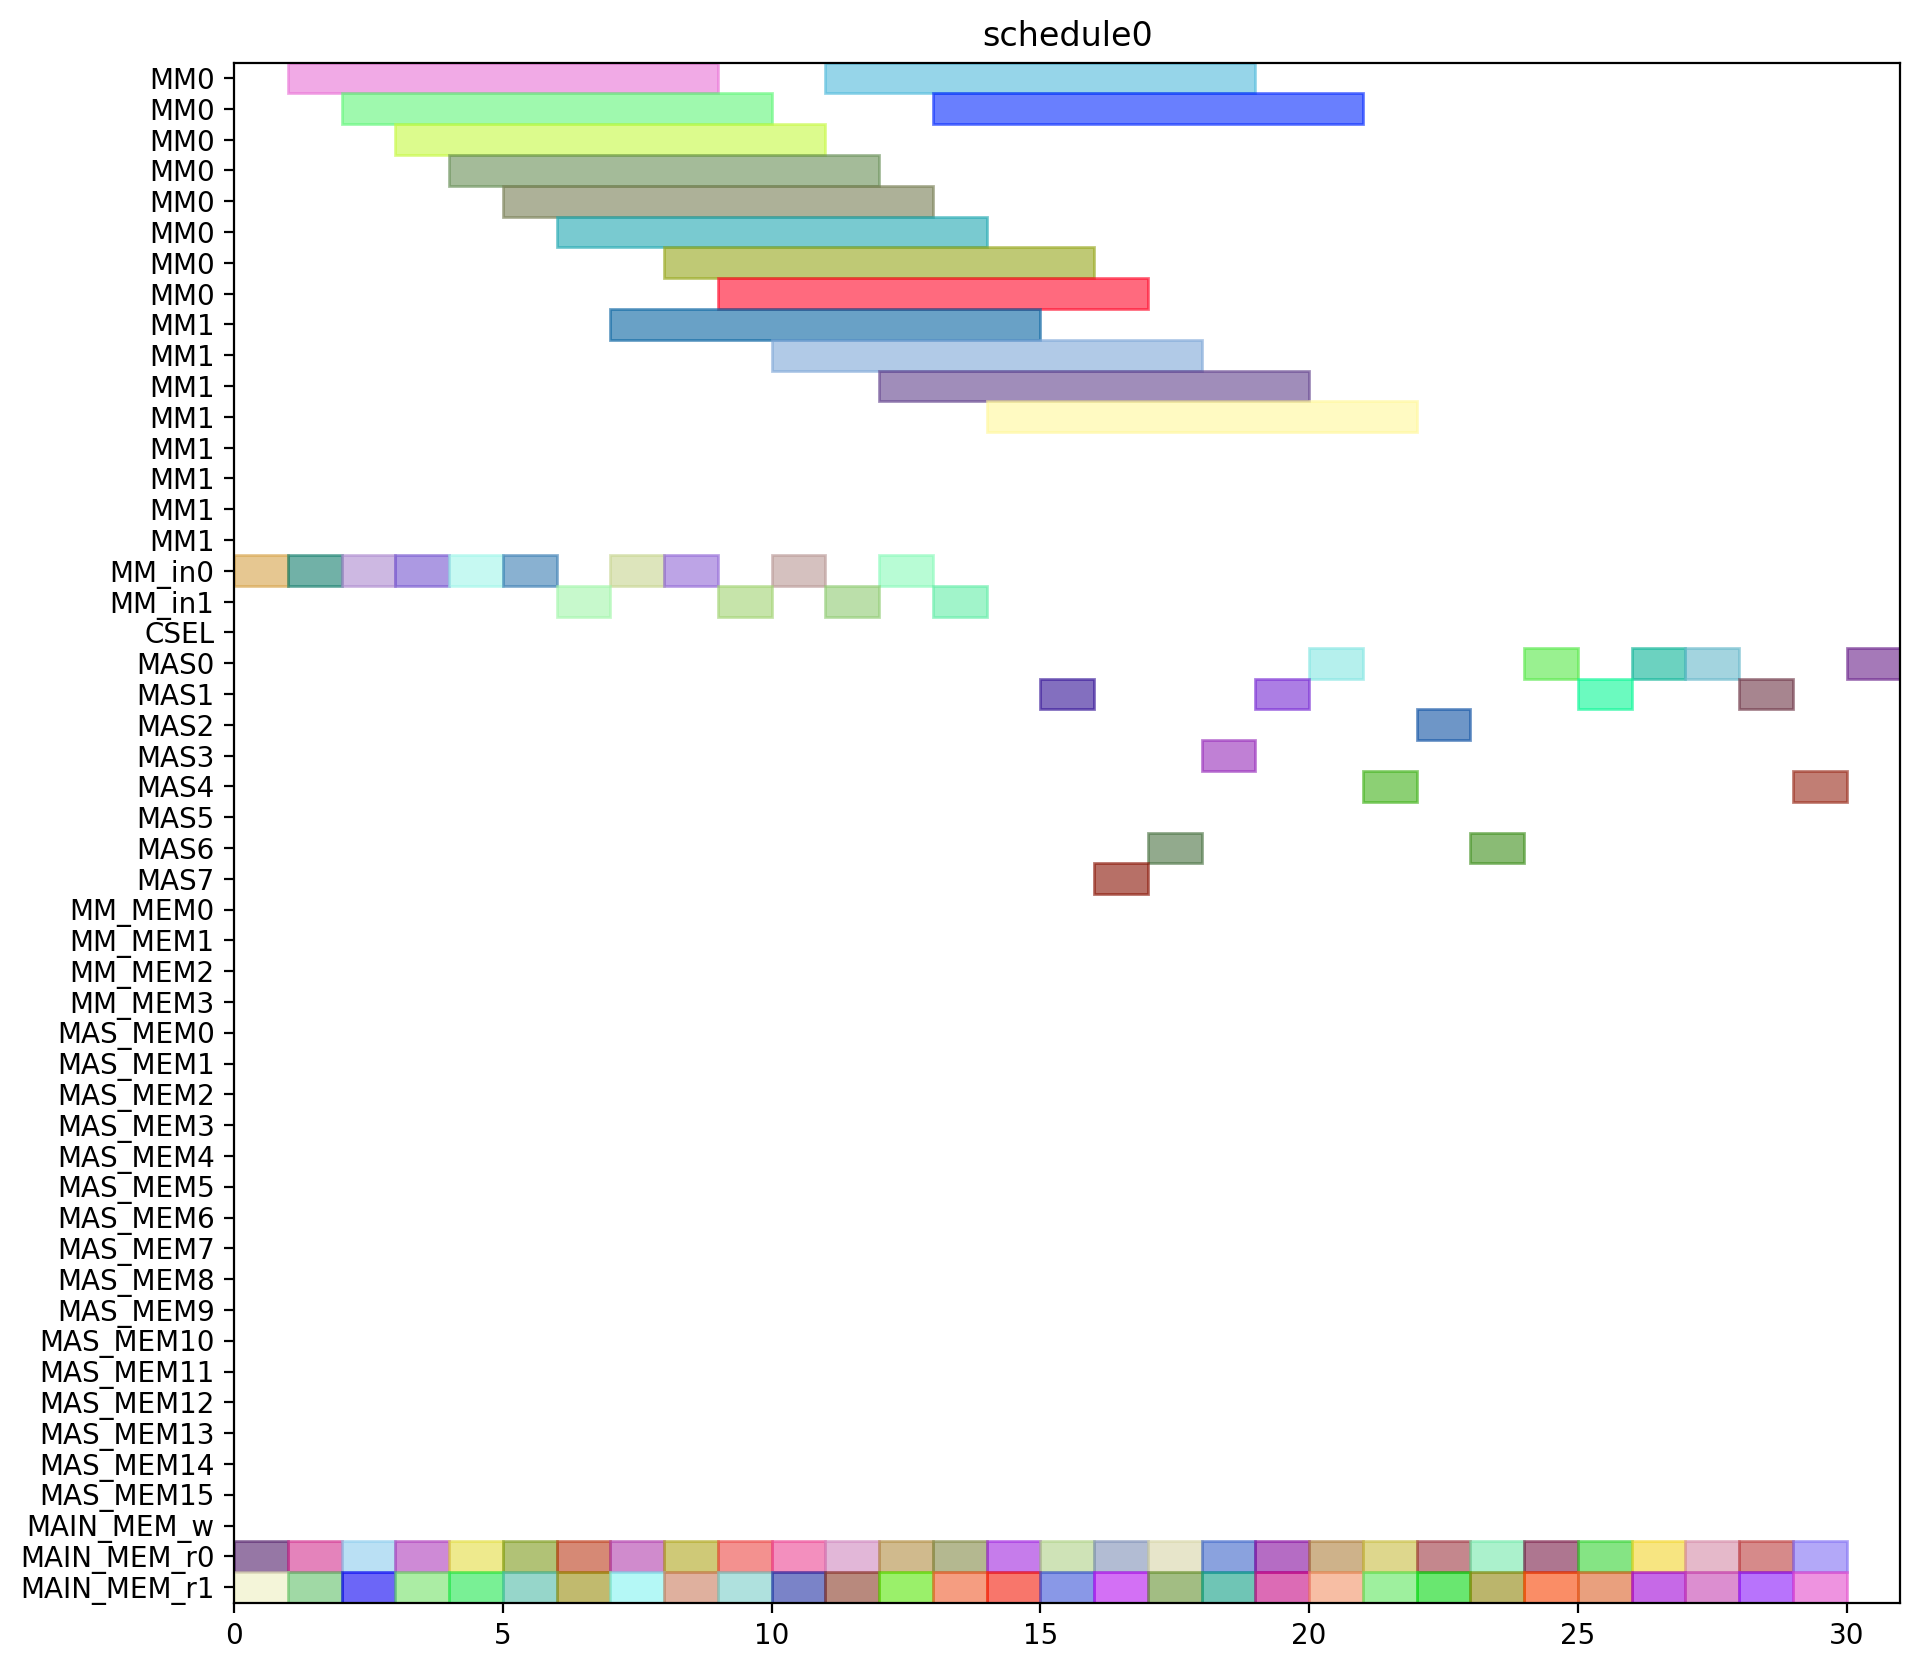

Write Python code to recreate this figure.
from pyschedule import Scenario, solvers, plotters, alt


def solve():
	horizon = 120
	S = Scenario("schedule0", horizon=horizon)

	# resource
	MM = S.Resources('MM', num=2, size=8)
	MM_in = S.Resources('MM_in', num=2)
	CSEL = S.Resource('CSEL')
	MAS = S.Resources('MAS', num=8, size=1, periods=range(1, horizon))
	MM_MEM = S.Resources('MM_MEM', num=4)
	MAS_MEM = S.Resources('MAS_MEM', num=16)
	MAIN_MEM_w = S.Resource('MAIN_MEM_w', size=1)
	MAIN_MEM_r = S.Resources('MAIN_MEM_r', num=2)

	# result of previous scheduling

	# new tasks
	t1_t0 = S.Task('t1_t0', length=8, delay_cost=1)
	t1_t0 += alt(MM)
	t1_t0_in = S.Task('t1_t0_in', length=1, delay_cost=1)
	t1_t0_in += alt(MM_in)
	S += t1_t0_in*MM_in[0]<=t1_t0*MM[0]
	S += t1_t0_in*MM_in[1]<=t1_t0*MM[1]
	t1_t0_mem0 = S.Task('t1_t0_mem0', length=1, delay_cost=1)
	t1_t0_mem0 += MAIN_MEM_r[0]
	S += t1_t0_mem0 <= t1_t0

	t1_t0_mem1 = S.Task('t1_t0_mem1', length=1, delay_cost=1)
	t1_t0_mem1 += MAIN_MEM_r[1]
	S += t1_t0_mem1 <= t1_t0

	t1_t1 = S.Task('t1_t1', length=8, delay_cost=1)
	t1_t1 += alt(MM)
	t1_t1_in = S.Task('t1_t1_in', length=1, delay_cost=1)
	t1_t1_in += alt(MM_in)
	S += t1_t1_in*MM_in[0]<=t1_t1*MM[0]
	S += t1_t1_in*MM_in[1]<=t1_t1*MM[1]
	t1_t1_mem0 = S.Task('t1_t1_mem0', length=1, delay_cost=1)
	t1_t1_mem0 += MAIN_MEM_r[0]
	S += t1_t1_mem0 <= t1_t1

	t1_t1_mem1 = S.Task('t1_t1_mem1', length=1, delay_cost=1)
	t1_t1_mem1 += MAIN_MEM_r[1]
	S += t1_t1_mem1 <= t1_t1

	t1_t2 = S.Task('t1_t2', length=1, delay_cost=1)
	t1_t2 += alt(MAS)
	t1_t2_mem0 = S.Task('t1_t2_mem0', length=1, delay_cost=1)
	t1_t2_mem0 += MAIN_MEM_r[0]
	S += t1_t2_mem0 <= t1_t2

	t1_t2_mem1 = S.Task('t1_t2_mem1', length=1, delay_cost=1)
	t1_t2_mem1 += MAIN_MEM_r[1]
	S += t1_t2_mem1 <= t1_t2

	t1_t3 = S.Task('t1_t3', length=1, delay_cost=1)
	t1_t3 += alt(MAS)
	t1_t3_mem0 = S.Task('t1_t3_mem0', length=1, delay_cost=1)
	t1_t3_mem0 += MAIN_MEM_r[0]
	S += t1_t3_mem0 <= t1_t3

	t1_t3_mem1 = S.Task('t1_t3_mem1', length=1, delay_cost=1)
	t1_t3_mem1 += MAIN_MEM_r[1]
	S += t1_t3_mem1 <= t1_t3

	t2_t0 = S.Task('t2_t0', length=8, delay_cost=1)
	t2_t0 += alt(MM)
	t2_t0_in = S.Task('t2_t0_in', length=1, delay_cost=1)
	t2_t0_in += alt(MM_in)
	S += t2_t0_in*MM_in[0]<=t2_t0*MM[0]
	S += t2_t0_in*MM_in[1]<=t2_t0*MM[1]
	t2_t0_mem0 = S.Task('t2_t0_mem0', length=1, delay_cost=1)
	t2_t0_mem0 += MAIN_MEM_r[0]
	S += t2_t0_mem0 <= t2_t0

	t2_t0_mem1 = S.Task('t2_t0_mem1', length=1, delay_cost=1)
	t2_t0_mem1 += MAIN_MEM_r[1]
	S += t2_t0_mem1 <= t2_t0

	t2_t1 = S.Task('t2_t1', length=8, delay_cost=1)
	t2_t1 += alt(MM)
	t2_t1_in = S.Task('t2_t1_in', length=1, delay_cost=1)
	t2_t1_in += alt(MM_in)
	S += t2_t1_in*MM_in[0]<=t2_t1*MM[0]
	S += t2_t1_in*MM_in[1]<=t2_t1*MM[1]
	t2_t1_mem0 = S.Task('t2_t1_mem0', length=1, delay_cost=1)
	t2_t1_mem0 += MAIN_MEM_r[0]
	S += t2_t1_mem0 <= t2_t1

	t2_t1_mem1 = S.Task('t2_t1_mem1', length=1, delay_cost=1)
	t2_t1_mem1 += MAIN_MEM_r[1]
	S += t2_t1_mem1 <= t2_t1

	t2_t2 = S.Task('t2_t2', length=1, delay_cost=1)
	t2_t2 += alt(MAS)
	t2_t2_mem0 = S.Task('t2_t2_mem0', length=1, delay_cost=1)
	t2_t2_mem0 += MAIN_MEM_r[0]
	S += t2_t2_mem0 <= t2_t2

	t2_t2_mem1 = S.Task('t2_t2_mem1', length=1, delay_cost=1)
	t2_t2_mem1 += MAIN_MEM_r[1]
	S += t2_t2_mem1 <= t2_t2

	t2_t3 = S.Task('t2_t3', length=1, delay_cost=1)
	t2_t3 += alt(MAS)
	t2_t3_mem0 = S.Task('t2_t3_mem0', length=1, delay_cost=1)
	t2_t3_mem0 += MAIN_MEM_r[0]
	S += t2_t3_mem0 <= t2_t3

	t2_t3_mem1 = S.Task('t2_t3_mem1', length=1, delay_cost=1)
	t2_t3_mem1 += MAIN_MEM_r[1]
	S += t2_t3_mem1 <= t2_t3

	t0_t0 = S.Task('t0_t0', length=8, delay_cost=1)
	t0_t0 += alt(MM)
	t0_t0_in = S.Task('t0_t0_in', length=1, delay_cost=1)
	t0_t0_in += alt(MM_in)
	S += t0_t0_in*MM_in[0]<=t0_t0*MM[0]
	S += t0_t0_in*MM_in[1]<=t0_t0*MM[1]
	t0_t0_mem0 = S.Task('t0_t0_mem0', length=1, delay_cost=1)
	t0_t0_mem0 += MAIN_MEM_r[0]
	S += t0_t0_mem0 <= t0_t0

	t0_t0_mem1 = S.Task('t0_t0_mem1', length=1, delay_cost=1)
	t0_t0_mem1 += MAIN_MEM_r[1]
	S += t0_t0_mem1 <= t0_t0

	t0_t1 = S.Task('t0_t1', length=8, delay_cost=1)
	t0_t1 += alt(MM)
	t0_t1_in = S.Task('t0_t1_in', length=1, delay_cost=1)
	t0_t1_in += alt(MM_in)
	S += t0_t1_in*MM_in[0]<=t0_t1*MM[0]
	S += t0_t1_in*MM_in[1]<=t0_t1*MM[1]
	t0_t1_mem0 = S.Task('t0_t1_mem0', length=1, delay_cost=1)
	t0_t1_mem0 += MAIN_MEM_r[0]
	S += t0_t1_mem0 <= t0_t1

	t0_t1_mem1 = S.Task('t0_t1_mem1', length=1, delay_cost=1)
	t0_t1_mem1 += MAIN_MEM_r[1]
	S += t0_t1_mem1 <= t0_t1

	t0_t2 = S.Task('t0_t2', length=1, delay_cost=1)
	t0_t2 += alt(MAS)
	t0_t2_mem0 = S.Task('t0_t2_mem0', length=1, delay_cost=1)
	t0_t2_mem0 += MAIN_MEM_r[0]
	S += t0_t2_mem0 <= t0_t2

	t0_t2_mem1 = S.Task('t0_t2_mem1', length=1, delay_cost=1)
	t0_t2_mem1 += MAIN_MEM_r[1]
	S += t0_t2_mem1 <= t0_t2

	t0_t3 = S.Task('t0_t3', length=1, delay_cost=1)
	t0_t3 += alt(MAS)
	t0_t3_mem0 = S.Task('t0_t3_mem0', length=1, delay_cost=1)
	t0_t3_mem0 += MAIN_MEM_r[0]
	S += t0_t3_mem0 <= t0_t3

	t0_t3_mem1 = S.Task('t0_t3_mem1', length=1, delay_cost=1)
	t0_t3_mem1 += MAIN_MEM_r[1]
	S += t0_t3_mem1 <= t0_t3

	t4_t0_t0 = S.Task('t4_t0_t0', length=8, delay_cost=1)
	t4_t0_t0 += alt(MM)
	t4_t0_t0_in = S.Task('t4_t0_t0_in', length=1, delay_cost=1)
	t4_t0_t0_in += alt(MM_in)
	S += t4_t0_t0_in*MM_in[0]<=t4_t0_t0*MM[0]
	S += t4_t0_t0_in*MM_in[1]<=t4_t0_t0*MM[1]
	t4_t0_t0_mem0 = S.Task('t4_t0_t0_mem0', length=1, delay_cost=1)
	t4_t0_t0_mem0 += MAIN_MEM_r[0]
	S += t4_t0_t0_mem0 <= t4_t0_t0

	t4_t0_t0_mem1 = S.Task('t4_t0_t0_mem1', length=1, delay_cost=1)
	t4_t0_t0_mem1 += MAIN_MEM_r[1]
	S += t4_t0_t0_mem1 <= t4_t0_t0

	t4_t0_t1 = S.Task('t4_t0_t1', length=8, delay_cost=1)
	t4_t0_t1 += alt(MM)
	t4_t0_t1_in = S.Task('t4_t0_t1_in', length=1, delay_cost=1)
	t4_t0_t1_in += alt(MM_in)
	S += t4_t0_t1_in*MM_in[0]<=t4_t0_t1*MM[0]
	S += t4_t0_t1_in*MM_in[1]<=t4_t0_t1*MM[1]
	t4_t0_t1_mem0 = S.Task('t4_t0_t1_mem0', length=1, delay_cost=1)
	t4_t0_t1_mem0 += MAIN_MEM_r[0]
	S += t4_t0_t1_mem0 <= t4_t0_t1

	t4_t0_t1_mem1 = S.Task('t4_t0_t1_mem1', length=1, delay_cost=1)
	t4_t0_t1_mem1 += MAIN_MEM_r[1]
	S += t4_t0_t1_mem1 <= t4_t0_t1

	t4_t0_t2 = S.Task('t4_t0_t2', length=1, delay_cost=1)
	t4_t0_t2 += alt(MAS)
	t4_t0_t2_mem0 = S.Task('t4_t0_t2_mem0', length=1, delay_cost=1)
	t4_t0_t2_mem0 += MAIN_MEM_r[0]
	S += t4_t0_t2_mem0 <= t4_t0_t2

	t4_t0_t2_mem1 = S.Task('t4_t0_t2_mem1', length=1, delay_cost=1)
	t4_t0_t2_mem1 += MAIN_MEM_r[1]
	S += t4_t0_t2_mem1 <= t4_t0_t2

	t4_t0_t3 = S.Task('t4_t0_t3', length=1, delay_cost=1)
	t4_t0_t3 += alt(MAS)
	t4_t0_t3_mem0 = S.Task('t4_t0_t3_mem0', length=1, delay_cost=1)
	t4_t0_t3_mem0 += MAIN_MEM_r[0]
	S += t4_t0_t3_mem0 <= t4_t0_t3

	t4_t0_t3_mem1 = S.Task('t4_t0_t3_mem1', length=1, delay_cost=1)
	t4_t0_t3_mem1 += MAIN_MEM_r[1]
	S += t4_t0_t3_mem1 <= t4_t0_t3

	t4_t1_t0 = S.Task('t4_t1_t0', length=8, delay_cost=1)
	t4_t1_t0 += alt(MM)
	t4_t1_t0_in = S.Task('t4_t1_t0_in', length=1, delay_cost=1)
	t4_t1_t0_in += alt(MM_in)
	S += t4_t1_t0_in*MM_in[0]<=t4_t1_t0*MM[0]
	S += t4_t1_t0_in*MM_in[1]<=t4_t1_t0*MM[1]
	t4_t1_t0_mem0 = S.Task('t4_t1_t0_mem0', length=1, delay_cost=1)
	t4_t1_t0_mem0 += MAIN_MEM_r[0]
	S += t4_t1_t0_mem0 <= t4_t1_t0

	t4_t1_t0_mem1 = S.Task('t4_t1_t0_mem1', length=1, delay_cost=1)
	t4_t1_t0_mem1 += MAIN_MEM_r[1]
	S += t4_t1_t0_mem1 <= t4_t1_t0

	t4_t1_t1 = S.Task('t4_t1_t1', length=8, delay_cost=1)
	t4_t1_t1 += alt(MM)
	t4_t1_t1_in = S.Task('t4_t1_t1_in', length=1, delay_cost=1)
	t4_t1_t1_in += alt(MM_in)
	S += t4_t1_t1_in*MM_in[0]<=t4_t1_t1*MM[0]
	S += t4_t1_t1_in*MM_in[1]<=t4_t1_t1*MM[1]
	t4_t1_t1_mem0 = S.Task('t4_t1_t1_mem0', length=1, delay_cost=1)
	t4_t1_t1_mem0 += MAIN_MEM_r[0]
	S += t4_t1_t1_mem0 <= t4_t1_t1

	t4_t1_t1_mem1 = S.Task('t4_t1_t1_mem1', length=1, delay_cost=1)
	t4_t1_t1_mem1 += MAIN_MEM_r[1]
	S += t4_t1_t1_mem1 <= t4_t1_t1

	t4_t1_t2 = S.Task('t4_t1_t2', length=1, delay_cost=1)
	t4_t1_t2 += alt(MAS)
	t4_t1_t2_mem0 = S.Task('t4_t1_t2_mem0', length=1, delay_cost=1)
	t4_t1_t2_mem0 += MAIN_MEM_r[0]
	S += t4_t1_t2_mem0 <= t4_t1_t2

	t4_t1_t2_mem1 = S.Task('t4_t1_t2_mem1', length=1, delay_cost=1)
	t4_t1_t2_mem1 += MAIN_MEM_r[1]
	S += t4_t1_t2_mem1 <= t4_t1_t2

	t4_t1_t3 = S.Task('t4_t1_t3', length=1, delay_cost=1)
	t4_t1_t3 += alt(MAS)
	t4_t1_t3_mem0 = S.Task('t4_t1_t3_mem0', length=1, delay_cost=1)
	t4_t1_t3_mem0 += MAIN_MEM_r[0]
	S += t4_t1_t3_mem0 <= t4_t1_t3

	t4_t1_t3_mem1 = S.Task('t4_t1_t3_mem1', length=1, delay_cost=1)
	t4_t1_t3_mem1 += MAIN_MEM_r[1]
	S += t4_t1_t3_mem1 <= t4_t1_t3

	t4_t2_t0 = S.Task('t4_t2_t0', length=8, delay_cost=1)
	t4_t2_t0 += alt(MM)
	t4_t2_t0_in = S.Task('t4_t2_t0_in', length=1, delay_cost=1)
	t4_t2_t0_in += alt(MM_in)
	S += t4_t2_t0_in*MM_in[0]<=t4_t2_t0*MM[0]
	S += t4_t2_t0_in*MM_in[1]<=t4_t2_t0*MM[1]
	t4_t2_t0_mem0 = S.Task('t4_t2_t0_mem0', length=1, delay_cost=1)
	t4_t2_t0_mem0 += MAIN_MEM_r[0]
	S += t4_t2_t0_mem0 <= t4_t2_t0

	t4_t2_t0_mem1 = S.Task('t4_t2_t0_mem1', length=1, delay_cost=1)
	t4_t2_t0_mem1 += MAIN_MEM_r[1]
	S += t4_t2_t0_mem1 <= t4_t2_t0

	t4_t2_t1 = S.Task('t4_t2_t1', length=8, delay_cost=1)
	t4_t2_t1 += alt(MM)
	t4_t2_t1_in = S.Task('t4_t2_t1_in', length=1, delay_cost=1)
	t4_t2_t1_in += alt(MM_in)
	S += t4_t2_t1_in*MM_in[0]<=t4_t2_t1*MM[0]
	S += t4_t2_t1_in*MM_in[1]<=t4_t2_t1*MM[1]
	t4_t2_t1_mem0 = S.Task('t4_t2_t1_mem0', length=1, delay_cost=1)
	t4_t2_t1_mem0 += MAIN_MEM_r[0]
	S += t4_t2_t1_mem0 <= t4_t2_t1

	t4_t2_t1_mem1 = S.Task('t4_t2_t1_mem1', length=1, delay_cost=1)
	t4_t2_t1_mem1 += MAIN_MEM_r[1]
	S += t4_t2_t1_mem1 <= t4_t2_t1

	t4_t2_t2 = S.Task('t4_t2_t2', length=1, delay_cost=1)
	t4_t2_t2 += alt(MAS)
	t4_t2_t2_mem0 = S.Task('t4_t2_t2_mem0', length=1, delay_cost=1)
	t4_t2_t2_mem0 += MAIN_MEM_r[0]
	S += t4_t2_t2_mem0 <= t4_t2_t2

	t4_t2_t2_mem1 = S.Task('t4_t2_t2_mem1', length=1, delay_cost=1)
	t4_t2_t2_mem1 += MAIN_MEM_r[1]
	S += t4_t2_t2_mem1 <= t4_t2_t2

	t4_t2_t3 = S.Task('t4_t2_t3', length=1, delay_cost=1)
	t4_t2_t3 += alt(MAS)
	t4_t2_t3_mem0 = S.Task('t4_t2_t3_mem0', length=1, delay_cost=1)
	t4_t2_t3_mem0 += MAIN_MEM_r[0]
	S += t4_t2_t3_mem0 <= t4_t2_t3

	t4_t2_t3_mem1 = S.Task('t4_t2_t3_mem1', length=1, delay_cost=1)
	t4_t2_t3_mem1 += MAIN_MEM_r[1]
	S += t4_t2_t3_mem1 <= t4_t2_t3

	t4_t40 = S.Task('t4_t40', length=1, delay_cost=1)
	t4_t40 += alt(MAS)
	t4_t40_mem0 = S.Task('t4_t40_mem0', length=1, delay_cost=1)
	t4_t40_mem0 += MAIN_MEM_r[0]
	S += t4_t40_mem0 <= t4_t40

	t4_t40_mem1 = S.Task('t4_t40_mem1', length=1, delay_cost=1)
	t4_t40_mem1 += MAIN_MEM_r[1]
	S += t4_t40_mem1 <= t4_t40

	t4_t41 = S.Task('t4_t41', length=1, delay_cost=1)
	t4_t41 += alt(MAS)
	t4_t41_mem0 = S.Task('t4_t41_mem0', length=1, delay_cost=1)
	t4_t41_mem0 += MAIN_MEM_r[0]
	S += t4_t41_mem0 <= t4_t41

	t4_t41_mem1 = S.Task('t4_t41_mem1', length=1, delay_cost=1)
	t4_t41_mem1 += MAIN_MEM_r[1]
	S += t4_t41_mem1 <= t4_t41

	t4_t50 = S.Task('t4_t50', length=1, delay_cost=1)
	t4_t50 += alt(MAS)
	t4_t50_mem0 = S.Task('t4_t50_mem0', length=1, delay_cost=1)
	t4_t50_mem0 += MAIN_MEM_r[0]
	S += t4_t50_mem0 <= t4_t50

	t4_t50_mem1 = S.Task('t4_t50_mem1', length=1, delay_cost=1)
	t4_t50_mem1 += MAIN_MEM_r[1]
	S += t4_t50_mem1 <= t4_t50

	t4_t51 = S.Task('t4_t51', length=1, delay_cost=1)
	t4_t51 += alt(MAS)
	t4_t51_mem0 = S.Task('t4_t51_mem0', length=1, delay_cost=1)
	t4_t51_mem0 += MAIN_MEM_r[0]
	S += t4_t51_mem0 <= t4_t51

	t4_t51_mem1 = S.Task('t4_t51_mem1', length=1, delay_cost=1)
	t4_t51_mem1 += MAIN_MEM_r[1]
	S += t4_t51_mem1 <= t4_t51

	t4_t8_t0 = S.Task('t4_t8_t0', length=8, delay_cost=1)
	t4_t8_t0 += alt(MM)
	t4_t8_t0_in = S.Task('t4_t8_t0_in', length=1, delay_cost=1)
	t4_t8_t0_in += alt(MM_in)
	S += t4_t8_t0_in*MM_in[0]<=t4_t8_t0*MM[0]
	S += t4_t8_t0_in*MM_in[1]<=t4_t8_t0*MM[1]
	t4_t8_t0_mem0 = S.Task('t4_t8_t0_mem0', length=1, delay_cost=1)
	t4_t8_t0_mem0 += MAIN_MEM_r[0]
	S += t4_t8_t0_mem0 <= t4_t8_t0

	t4_t8_t0_mem1 = S.Task('t4_t8_t0_mem1', length=1, delay_cost=1)
	t4_t8_t0_mem1 += MAIN_MEM_r[1]
	S += t4_t8_t0_mem1 <= t4_t8_t0

	t4_t8_t1 = S.Task('t4_t8_t1', length=8, delay_cost=1)
	t4_t8_t1 += alt(MM)
	t4_t8_t1_in = S.Task('t4_t8_t1_in', length=1, delay_cost=1)
	t4_t8_t1_in += alt(MM_in)
	S += t4_t8_t1_in*MM_in[0]<=t4_t8_t1*MM[0]
	S += t4_t8_t1_in*MM_in[1]<=t4_t8_t1*MM[1]
	t4_t8_t1_mem0 = S.Task('t4_t8_t1_mem0', length=1, delay_cost=1)
	t4_t8_t1_mem0 += MAIN_MEM_r[0]
	S += t4_t8_t1_mem0 <= t4_t8_t1

	t4_t8_t1_mem1 = S.Task('t4_t8_t1_mem1', length=1, delay_cost=1)
	t4_t8_t1_mem1 += MAIN_MEM_r[1]
	S += t4_t8_t1_mem1 <= t4_t8_t1

	solvers.mip.solve(S,msg=1,kind='CPLEX',ratio_gap=1.01)

	solution = [['hoge']*len(S.solution()[1]) for i in range(len(S.solution()))]
	for i in range(len(S.solution())):
		for j in range(len(S.solution()[i])):
			solution[i][j]=str(S.solution()[i][j])
	print(solution)

	cycles = int(solution[-1][3])

	pic_file_name = "/home/mfukuda/ABE/multiRAM_multiMAS_16mux/scheduling_result/stage8MM2_stage1MAS8/SPARSE/schedule0.png"
	if(S.solution() != []):
		plotters.matplotlib.plot(S,img_filename=pic_file_name, show_task_labels=False, fig_size=(cycles*0.25+3, 10))

	return solution
